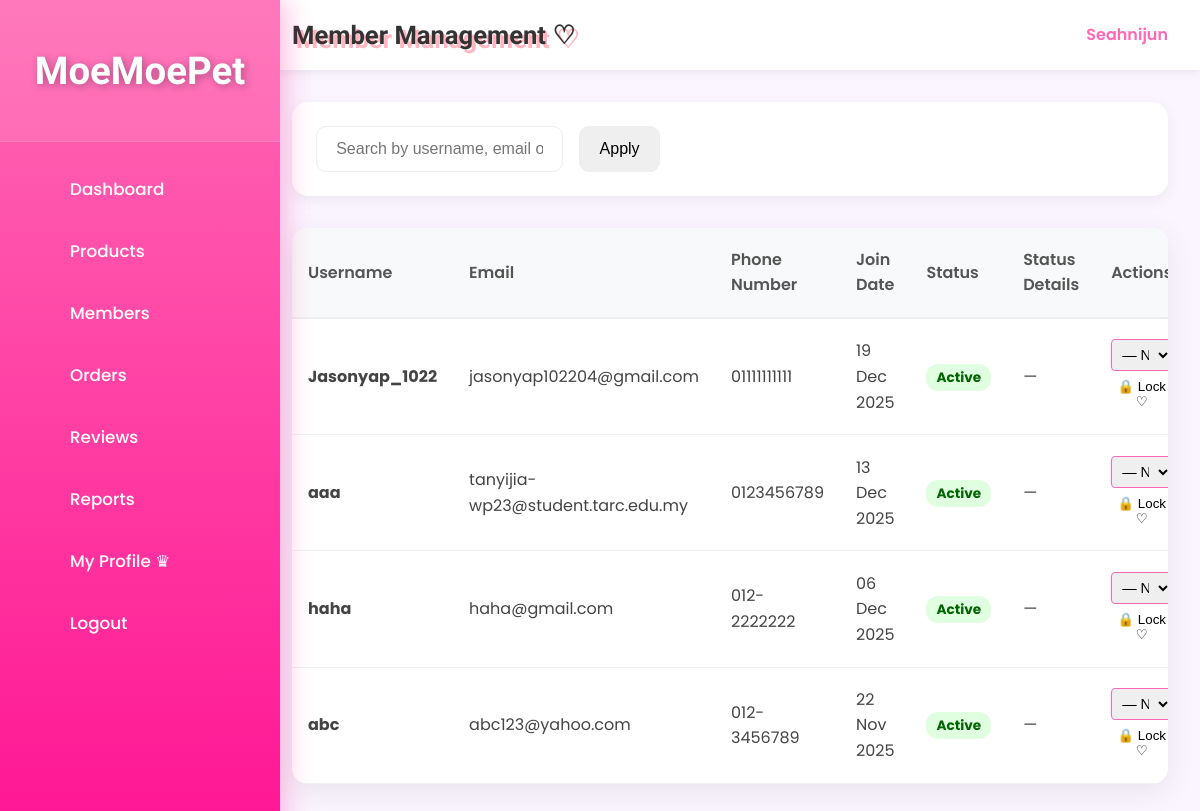
/admin/member_list.php (signed in), run on an earlier commit of the app's database.
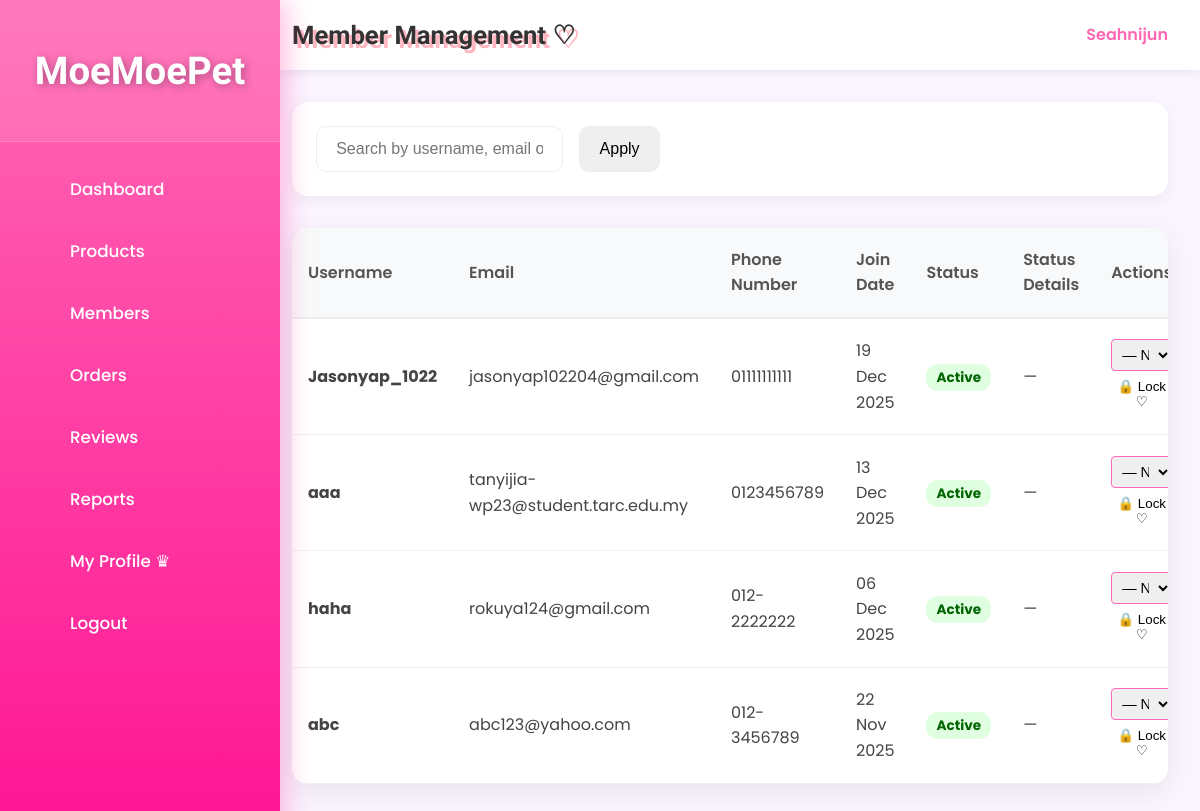
And on a later commit of the database.
### tables this page shows
CREATE TABLE `users` (
  `id` int(11) NOT NULL,
  `username` varchar(50) NOT NULL,
  `email` varchar(100) NOT NULL,
  `phone` varchar(20) NOT NULL,
  `home_address` varchar(255) NOT NULL,
  `password` varchar(255) NOT NULL,
  `reset_token` varchar(255) DEFAULT NULL,
  `reset_token_expiry` datetime DEFAULT NULL,
  `role` enum('member','admin') NOT NULL DEFAULT 'member',
  `created_at` datetime DEFAULT current_timestamp(),
  `profile_pic` varchar(255) DEFAULT NULL,
  `locked` tinyint(1) DEFAULT 0,
  `lock_reason` varchar(255) DEFAULT NULL,
  `locked_at` datetime DEFAULT NULL
);

### _base.php (called while the page is built, shortened)
<?php
function encode($value) {
    return htmlentities($value);
}
?>

### admin/member_list.php (the view, shortened to what the changed rows need)
<?php
require '../_base.php';
$page = max(1, (int)($_GET['page'] ?? 1));
$limit = (int)($_GET['limit'] ?? 10);
$offset = ($page - 1) * $limit;
$where = "WHERE u.role = 'member'";
$params = [];
$predefined_reasons = [
    '' => '— No reason —',
    'Suspicious activity' => 'Suspicious activity',
    'Multiple failed logins' => 'Multiple failed logins',
    'Violation of terms' => 'Violation of terms',
    'Payment issues' => 'Payment issues',
    'Spam / fake account' => 'Spam / fake account',
    'Requested by user' => 'Requested by user',
    'Other' => 'Other (type below)'
];
$sql = "
    SELECT u.id, u.username, u.email, u.phone, u.created_at, u.locked, u.lock_reason,
           COUNT(o.order_id) AS total_orders
    FROM users u
    LEFT JOIN orders o ON u.id = o.user_id
    $where
    GROUP BY u.id
    ORDER BY u.created_at DESC
    LIMIT $limit OFFSET $offset
";
$stmt = $_db->prepare($sql);
$stmt->execute($params);
$members = $stmt->fetchAll();
?>
<!DOCTYPE html>
<html lang="en">
<head>
    <link rel="stylesheet" href="/css/app.css">
</head>
<body>
<div class="admin-layout">
    <aside class="admin-sidebar">
        <div class="logo"><h2>MoeMoePet</h2></div>
    </aside>
    <main class="admin-main">
        <header class="admin-header">
            <h1>Member Management ♡</h1>
        </header>
        <div class="table-card">
            <?php if (empty($members)): ?>
                <div class="empty-full" style="text-align:center;padding:60px;color:#999;">
                    No members registered yet~<br>Waiting for our first cute customer! ♡
                </div>
            <?php else: ?>
                <table>
                    <thead>
                        <tr>
                            <th>Username</th>
                            <th>Email</th>
                            <th>Phone Number</th>
                            <th>Join Date</th>
                            <th>Status</th>
                            <th>Status Details</th>
                            <th>Actions</th>
                        </tr>
                    </thead>
                    <tbody>
                        <?php foreach ($members as $m): ?>
                        <tr>
                            <td><strong><?= encode($m->username) ?></strong></td>
                            <td><?= encode($m->email ?? '—') ?></td>
                            <td><?= encode($m->phone ?? '—') ?></td>
                            <td><?= date('d M Y', strtotime($m->created_at)) ?></td>
                            <td>
                                <span class="status-badge <?= $m->locked ? 'locked' : 'active' ?>">
                                    <?= $m->locked ? 'Locked' : 'Active' ?>
                                </span>
                            </td>
                            <td>
                                <?php if ($m->locked && !empty($m->lock_reason)): ?>
                                    <span style="font-size:0.85rem; color:#e91e63;"><?= encode($m->lock_reason) ?></span>
                                <?php elseif ($m->locked): ?>
                                    <span style="font-size:0.85rem; color:#999;">No reason provided</span>
                                <?php else: ?>
                                    —
                                <?php endif; ?>
                            </td>
                            <td class="action-links">
                                <form method="post" style="display:inline;" onsubmit="return confirm('Are you sure you want to <?= $m->locked ? 'unlock' : 'lock' ?> this account?')">
                                    <?php if (!$m->locked): ?>
                                        <div class="reason-group">
                                            <select name="predefined_reason" onchange="toggleCustom(this)">
                                                <?php foreach ($predefined_reasons as $value => $text): ?>
                                                    <option value="<?= encode($value) ?>"><?= encode($text) ?></option>
                                                <?php endforeach; ?>
                                            </select>
                                        </div>
                                    <?php else: ?>
                                        <div style="margin-bottom:8px; color:#999; font-style:italic;">
                                            Unlocking will not clear existing reason
                                        </div>
                                    <?php endif; ?>
                                    <button type="submit" class="text-pink-500 hover:text-pink-700 font-medium transition"
                                            style="background:none;border:none;cursor:pointer;">
                                        <?= $m->locked ? '🔓 Unlock' : '🔒 Lock' ?> ♡
                                    </button>
                                </form>
                            </td>
                        </tr>
                        <?php endforeach; ?>
                    </tbody>
                </table>
            <?php endif; ?>
        </div>
    </main>
</div>
</body>
</html>

What changed in the data, as far as the page shows it:
changed users "haha": email "haha@gmail.com" → "rokuya124@gmail.com"
